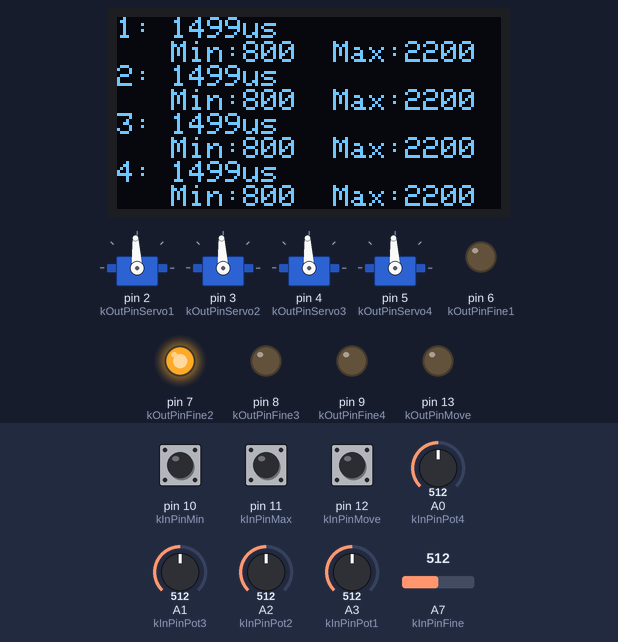
Simulated run of this sketch. Board: Arduino Nano, built with avr-gcc and run on an emulated ATmega328P. Shown: 128×64 one-colour display, 4 × servo, output pins drawn as LEDs (lit = HIGH). Inputs (shaded band) come from the test bench; at power-on: pin 12 (kInPinMove) HIGH, pin 11 (kInPinMax) HIGH, pin 10 (kInPinMin) HIGH, A0 (kInPinPot4) = 512, A1 (kInPinPot3) = 512, A2 (kInPinPot2) = 512, A3 (kInPinPot1) = 512, A7 (kInPinFine) = 512. The display library's start-up logo is not drawn.

Above: at 3.2 s.
3.3 s: pin 12 (kInPinMove) pulled LOW for 0.15 s
At 4.2 s:
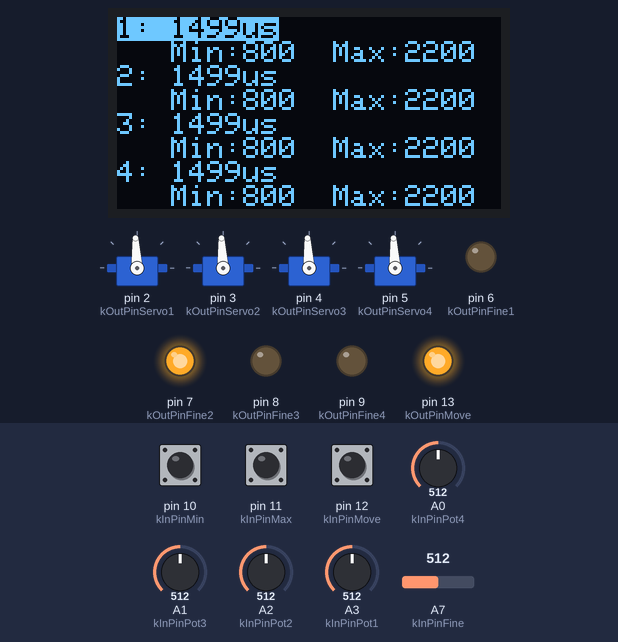
5.0 s: pin 11 (kInPinMax) pulled LOW for 0.15 s
At 5.45 s:
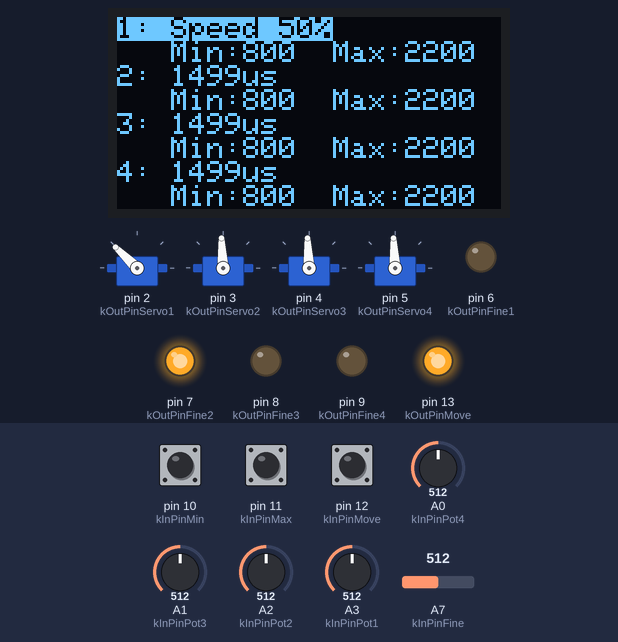
5.7 s: pin 10 (kInPinMin) pulled LOW for 0.15 s
At 6.35 s:
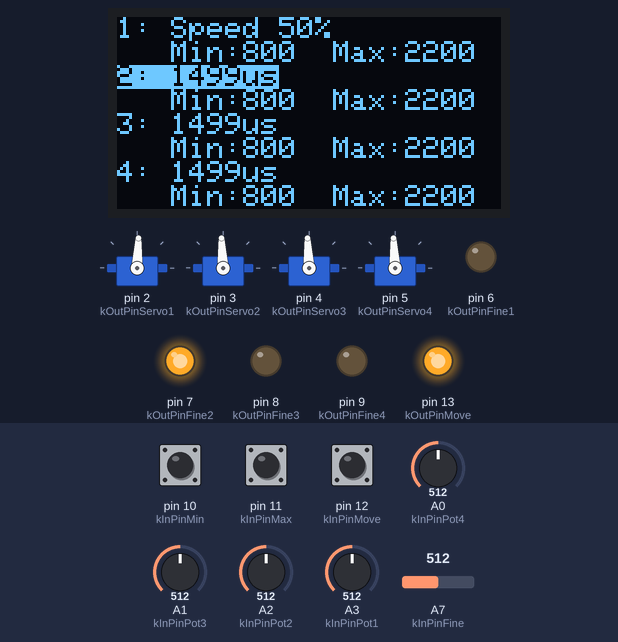
6.4 s: pin 11 (kInPinMax) pulled LOW for 1 s
At 6.95 s:
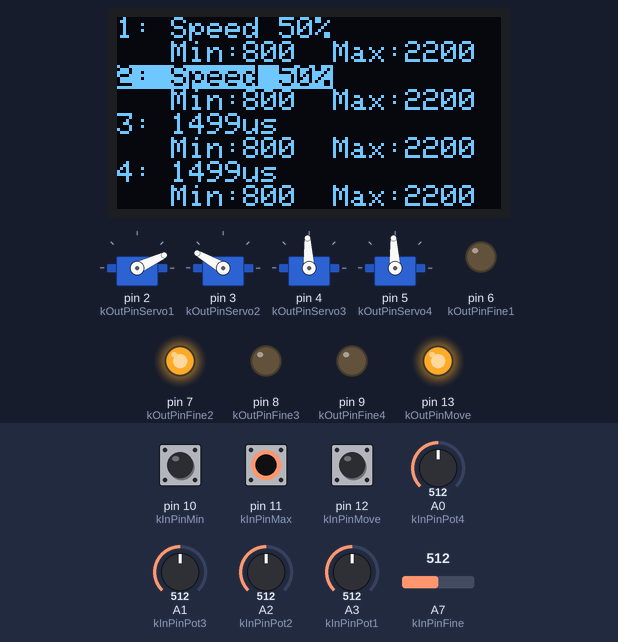
8.0 s: A0 (kInPinPot4) set to 390
At 8.44 s:
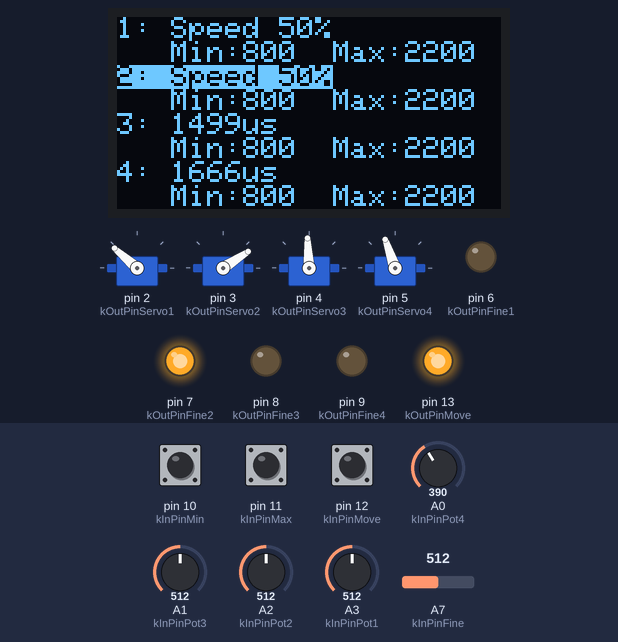
10.3 s: A1 (kInPinPot3) set to 390
At 10.53 s:
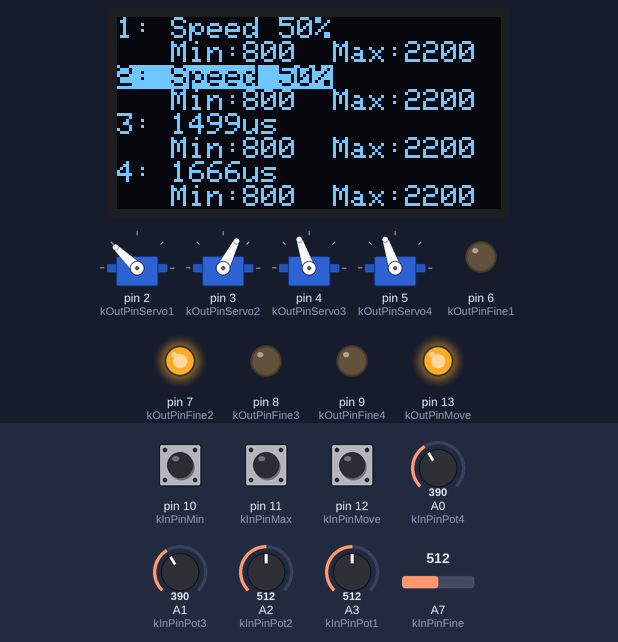
Timing chart, 0 to 15.7 s (numbered marks = the images above; inputs shaded):
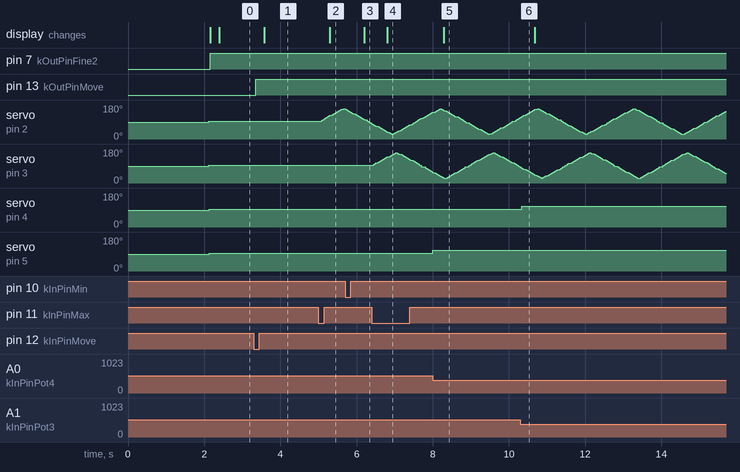

The sketch:

CP0128.ino
```cpp
// (licence header left out)
//____________________________________________________________________________________________________________
// Includes __________________________________________________________________________________

#include <Servo.h>

#include <Adafruit_GFX.h>
#include <Adafruit_SSD1306.h>
#include <Wire.h>


// CP0128 is base on C.A.T.H task supervisor see https://github.com/Phildem/Cath
//____________________________________________________________________________________________________________
// Start of Cath definition__________________________________________________________________________________

#define kMaxCathTask    6         // Max Number of task instances. MUST BE >= to tasks instancied

#define __CathOpt_SmallCounter__  // Comment this line to allow 32 bit delay. If not, max period is 65536 ms

#ifdef __CathOpt_SmallCounter__
typedef uint16_t CathCnt;
#else
typedef uint32_t CathCnt;
#endif


class Cath{

  public:

// Derived class MUST implement these 2 methods
  virtual void          SetUp() =0;                 // Called at setup
  virtual void          Loop()  =0;                 // Called periodically

  CathCnt               m_CurCounter;               // Curent number of ms before next Loop call
  CathCnt               m_LoopDelay;                // Default period of Loop call (in ms)

  static uint8_t        S_NbTask;                   // Actual number of task instances
  static Cath*          S_CathTasks[kMaxCathTask];  // Array of task object pointers
  static uint8_t        S_LastMilli;                // Used to call every ms (a byte is enought to detect change)

  //..............................................................
  // Must be called in task constructors to register in the task list
  // WARNING : think to set kMaxCathTask as needed
  // Task   : Pointer to the derivated task to register
  // Period : Loop call Period (in ms). WARNING do not pass 0!
  // Offset : Delay of the first call in ms (1 def). WARNING do not pass 0!
  static void S_Register(Cath* Task,CathCnt Period,CathCnt Offset=1){
    Task->m_LoopDelay=Period;
    Task->m_CurCounter= Offset;
    Cath::S_CathTasks[Cath::S_NbTask++]=Task;
  }

  //..............................................................
  // Must be called once in Arduino setup to call all the task setups
  static void S_SetUp(){
    for(int T=0;T<S_NbTask;T++)
      Cath::S_CathTasks[T]->SetUp();
  }

   //..............................................................
  // Must be called once in Arduino Loop to call all the task loop if needed
  static void S_Loop(){
    uint8_t CurMilli=millis();
    if (CurMilli!=S_LastMilli) {
      S_LastMilli=CurMilli;
      for(int T=0;T<S_NbTask;T++)
        if ( Cath::S_CathTasks[T]->m_CurCounter--==0) {
          Cath::S_CathTasks[T]->m_CurCounter=Cath::S_CathTasks[T]->m_LoopDelay;
          Cath::S_CathTasks[T]->Loop();
        }
     }
  }

};

//Cath static variables definitions
//(Note set to 0 for code clarity but done by default anyway because they are static)
uint8_t       Cath::S_NbTask=0;
Cath*         Cath::S_CathTasks[kMaxCathTask];
uint8_t       Cath::S_LastMilli=0;

// End of Cath definition ___________________________________________________________________________________
//___________________________________________________________________________________________________________


//****************************************************************************************************************
// I/O Abstraction
#define kOutPinServo1     2       // Servo PWM output pins
#define kOutPinServo2     3
#define kOutPinServo3     4
#define kOutPinServo4     5

#define kOutPinFine1      6       // Fine leds output pins lite HIGH
#define kOutPinFine2      7
#define kOutPinFine3      8
#define kOutPinFine4      9

#define kOutPinMove       13      // Move mode led lite HIGH (LED_BUILTIN on nano)

#define kOutPinDisSCL     A5      // Oled Display cnx
#define kOutPinDisSDA     A4

#define kInPinMin         10     // Switches Activ low
#define kInPinMax         11
#define kInPinMove        12

#define kInPinPot1        A3     // Servo potentiometers ANALOG
#define kInPinPot2        A2
#define kInPinPot3        A1
#define kInPinPot4        A0

#define kInPinFine        A7     // Fine Switch resistor chain ANALOG


//****************************************************************************************************************
// Misc Constants

// Global ---------------------------
#define kTaskShift          10      // Task phase shifter

// Servo ---------------------------
#define kServoTaskPeriod    20      // servo task period in ms

#define kServoMin           400L    // Minimum possible min Servo pulse duration in µs
#define kServoMax           2600L   // Maximum possible min Servo pulse duration in µs
#define kServoDefMin        800L    // Default min Servo pulse duration in µs
#define kServoDefMax        2200L   // Default max Servo pulse duration in µs

#define kServoFineMin       -1000L  // Fine adjust limits In a 10000 range
#define kServoFineMax       1000L

#define kServoSpeedRate     25L     // Speed rate set between 5 and 100 vs wanted speed (Lower is faster)

#define OptRevDir                   // if defined pulse grow when pot turn ccw (To be coherent with servo dir)
                                    // Comment to grow cw


// Display ---------------------------
#define kDisplayTaskPeriod  250      // Display task period in ms

#define SCREEN_WIDTH        128     // OLED display width, in pixels
#define SCREEN_HEIGHT       64      // OLED display height, in pixels
#define OLED_RESET          -1      // Reset pin # (or -1 if sharing Arduino reset pin) NOT USED!!!
#define SCREEN_ADDRESS      0x3C    //< See datasheet for Address; 0x3D for 128x64, 0x3C for 128x32

// IO ---------------------------
#define kIoTaskPeriod       50      // IO task period in ms

//****************************************************************************************************************
// Globals

Adafruit_SSD1306 gDisplay(SCREEN_WIDTH, SCREEN_HEIGHT, &Wire, OLED_RESET);    // Global Display

uint8_t           gMinEdit    = 0;      // Current min edit 1->4 (o if not)
uint8_t           gMaxEdit    = 0;      // Current min edit 1->4 (o if not)
bool              gMinMaxEdit =false;   // True if min/max edit mode set.

uint8_t           gFineSelect = 0;      // Current fine toggle (must be acknoledged by reset) (o if not)

uint8_t           gMoveEdit   = 0;      // Current move edit 1->4 (o if not)

//Tasks___________________________________________________________________________________________________________


//ServoCtl ..........................................................................................
class ServoCtl: public Cath{

  public:

  //..............................................................
  ServoCtl(uint8_t Id,uint8_t PotPin,int8_t ServoPin,uint8_t LedFinePin) {

    m_Id=Id;
    m_PotPin=PotPin;
    m_ServoPin=ServoPin;
    m_LedFinePin=LedFinePin;

    m_Pos=1500;
    m_Min=kServoDefMin;
    m_Max=kServoDefMax;

    m_isFine=false;

    m_Speed=-1L;
    m_MoveDown=false;

    Cath::S_Register(this,kServoTaskPeriod,kTaskShift*Cath::S_NbTask);
  }

  //..............................................................
  void SetUp() {

    pinMode(m_LedFinePin,OUTPUT);
    digitalWrite(m_LedFinePin,m_isFine);

    m_Servo.attach(m_ServoPin);     // Init Servo
  }

  //..............................................................
  void Loop() {

    long Fine;

    if (m_Speed>=0) {   // ** Auto Move mode *******************


      m_Speed=map(analogRead(m_PotPin),0,1023,0,100);   // Get speed %

      long Inc=map(m_Speed,0,100,0,(m_Max-m_Min)/kServoSpeedRate);    // Calc lopp inc in µs

      if (m_MoveDown) {
        m_Pos-=Inc;
        if (m_Pos<m_Min) {      // Lower than Min, limit and invert direction
          m_Pos=m_Min;
          m_MoveDown=false;
        }
      }
      else {
        m_Pos+=Inc;
        if (m_Pos>m_Max) {      // Greater than Max, limit and invert direction
          m_Pos=m_Max;
          m_MoveDown=true;
        }
      }

    }
    else {            // ** Normal mode ***********************

      if (m_isFine)
        Fine=analogRead(m_PotPin);
      else
      {
        m_Coarse=analogRead(m_PotPin);
        Fine=512;
      }

      #ifdef OptRevDir
        Fine=map(Fine,0L,1023L,kServoFineMax,kServoFineMin);
        long Coarse=map(m_Coarse,0L,1023L,10000L,0L)+Fine;
      #else
        Fine=map(Fine,0L,1023L,kServoFineMin,kServoFineMax);
        long Coarse=map(m_Coarse,0L,1023L,0L,10000L)+Fine;
      #endif

      if (gMinMaxEdit && (gMinEdit==m_Id || gMaxEdit==m_Id))
        m_Pos=map(Coarse,0L,10000L,kServoMin,kServoMax);
      else
        m_Pos=map(Coarse,0L,10000L,m_Min,m_Max);
    }

    m_Servo.writeMicroseconds(m_Pos);   // Set servo position

    // Handle fine mode
    if (gFineSelect==m_Id) {
      gFineSelect=0;
      m_isFine=!m_isFine;
      digitalWrite(m_LedFinePin,m_isFine);  // Lit Fine led as needed
    }

  }

  //..............................................................
  void SetMin()
  {
    m_Min=m_Pos;
    if (m_Max<m_Min)
      m_Max=m_Min;
    m_isFine=false;
    digitalWrite(m_LedFinePin,m_isFine);
  }

  //..............................................................
  void SetMax()
  {
    m_Max=m_Pos;
    if (m_Min>m_Max)
      m_Min=m_Max;
    m_isFine=false;
    digitalWrite(m_LedFinePin,m_isFine);
  }

    //..............................................................
  void ToggleSpeed()
  {
    if (m_Speed<0)
      m_Speed=1; // Temp value will be overide by pot
    else
      m_Speed=-1;
  }

  uint8_t     m_Id;           // Servo Id
  uint8_t     m_PotPin;       // Analog input of potentometer
  uint8_t     m_ServoPin;     // Digital output of Fine Led
  uint8_t     m_LedFinePin;   // Digital output of Fine Led
  Servo       m_Servo;        // Servo Object

  long        m_Coarse;       // Pot value in Coarse mode

  long        m_Pos;          // Pos in µs
  long        m_Min;          // Min in µs
  long        m_Max;          // Max in µs

  bool        m_isFine;       // True if fine mode

  long        m_Speed;       // Speed % (-1 if not)
  bool        m_MoveDown;    // True if move down
};

//Display ..........................................................................................
class DisplayCtl: public Cath{

  public:

  //..............................................................
  DisplayCtl() {

    Cath::S_Register(this,kDisplayTaskPeriod,kTaskShift*Cath::S_NbTask);
  }

  //..............................................................
  void SetUp() {
    pinMode(LED_BUILTIN, OUTPUT);  // Built in led is an indicator

    // Display Init
    if(!gDisplay.begin(SSD1306_SWITCHCAPVCC, SCREEN_ADDRESS)) {
      for(;;){                            // Init Error indicator
        digitalWrite(LED_BUILTIN, HIGH);
        delay(250);
        digitalWrite(LED_BUILTIN, LOW);
        delay(250);
        digitalWrite(LED_BUILTIN, HIGH);
        delay(250);
        digitalWrite(LED_BUILTIN, LOW);
        delay(2000);
        }
      }

    // Test display
    gDisplay.display();          // Display SplashScreen
    delay(2000);                // Pause for 2 seconds
    gDisplay.clearDisplay();     // Clear the buffer
  }

  //..............................................................
  void Loop(){
    // Clear the buffer
    gDisplay.clearDisplay();

    gDisplay.setTextSize(1);                 // Normal 1:1 pixel scale
    gDisplay.setTextColor(SSD1306_WHITE);    // Draw white text
    gDisplay.setCursor(0,0);                 // Start at top-left corner

    for (int D=1;D<=4;D++){

      ServoCtl* SERVO =  (ServoCtl*)Cath::S_CathTasks[D];

      if (D==gMoveEdit) {
        gDisplay.setTextColor(BLACK, WHITE);
      }

      gDisplay.print(D);
      if (SERVO->m_Speed>=0) {
        gDisplay.print(F(": Speed "));
        gDisplay.print(SERVO->m_Speed);
        gDisplay.println(F("%"));
      }
      else {
        gDisplay.print(F(": "));
        gDisplay.print(SERVO->m_Pos);
        gDisplay.println(F("us"));
      }

      gDisplay.setTextColor(WHITE);

      gDisplay.print(F("   "));
      if (D==gMinEdit){
        gDisplay.setTextColor(BLACK, WHITE);
      }
      gDisplay.print(F("Min:"));
      gDisplay.setTextColor(WHITE);

      gDisplay.print(SERVO->m_Min);

      gDisplay.print(F("  "));
      if (D==gMaxEdit){
        gDisplay.setTextColor(BLACK, WHITE);
      }
      gDisplay.print(F("Max:"));
      gDisplay.setTextColor(WHITE);

      gDisplay.println(SERVO->m_Max);
    }

    gDisplay.display();
  }


};


//IoCtl ..........................................................................................
class IoCtl: public Cath {

  public:

  //..............................................................
  IoCtl() {

    Cath::S_Register(this,kIoTaskPeriod,kTaskShift*Cath::S_NbTask);
  }
  //..............................................................
  void SetUp() {
    pinMode(kOutPinMove,OUTPUT);

    pinMode(kInPinMin,INPUT_PULLUP);
    pinMode(kInPinMax,INPUT_PULLUP);
    pinMode(kInPinMove,INPUT_PULLUP);

    m_LastMin=true;
    m_LastMax=true;
    m_LastMove=true;
  }

  //..............................................................
  void Loop(){

    // Handle Min/MoveSel Bt
    if (digitalRead(kInPinMin)!=m_LastMin){
      m_LastMin=!m_LastMin;
      if (!m_LastMin) { // count on push down only

        if (gMoveEdit==0) {        // Normal mode
          gMinMaxEdit=false;
          gMaxEdit=0;
          gMinEdit++;
          if (gMinEdit>4)
            gMinEdit=0;
        }
        else {                    // Move mode select
          gMoveEdit++;
          if (gMoveEdit>4)
            gMoveEdit=1;
        }

      }
    }

    // Handle Max/MoveToggle Bt
    if (digitalRead(kInPinMax)!=m_LastMax) {
      m_LastMax=!m_LastMax;
      if (!m_LastMax) { // count on push down only

        if (gMoveEdit==0){
          gMinMaxEdit=false;
          gMinEdit=0;
          gMaxEdit++;
          if (gMaxEdit>4)
            gMaxEdit=0;
        }
        else {
          ((ServoCtl*)(Cath::S_CathTasks[gMoveEdit]))->ToggleSpeed();
        }

      }
    }

    // Handle Move Bt
    if (digitalRead(kInPinMove)!=m_LastMove){
      m_LastMove=!m_LastMove;
      if (!m_LastMove) { // count on push down only
        if (gMinEdit>0 || gMaxEdit>0) {

          if (gMinMaxEdit) {
            if (gMinEdit) {
              ((ServoCtl*)(Cath::S_CathTasks[gMinEdit]))->SetMin();
              gMinEdit=0;
            }
            else if (gMaxEdit>0) {
              ((ServoCtl*)(Cath::S_CathTasks[gMaxEdit]))->SetMax();
              gMaxEdit=0;
            }
            gMinMaxEdit=false;
          }
          else
            gMinMaxEdit=true;
        }
        else {    // Toggle move mode
          if (gMoveEdit==0)
            gMoveEdit=1;
          else
          {
            gMoveEdit=0;
            for (int S=1;S<=4;S++)
              ((ServoCtl*)(Cath::S_CathTasks[S]))->m_Speed=-1L;
          }
        }
      }
    }

    // Move blink
    if (gMinMaxEdit)
      digitalWrite(kOutPinMove,!digitalRead(kOutPinMove));
    else
      digitalWrite(kOutPinMove,gMoveEdit!=0);


    // Handle fine
    uint8_t FineBt=map(analogRead(kInPinFine),0,1000,0,5);    // Transform analog to button push

    if (FineBt!=m_LastFine) {
      if (FineBt>m_LastFine)
          gFineSelect=FineBt;
      m_LastFine=FineBt;
    }

  }


  bool        m_LastMin;    // Last known value of Min bt
  bool        m_LastMax;    // Last known value of Max bt
  bool        m_LastMove;   // Last known value of Move bt

  uint8_t     m_LastFine;   // Last known value of Fine bt

};

//****************************************************************************************************************
// Global tasks instanciation
// **** WARNING TASK ORDER MUST BE RESPECTED ****

// 1 instance of DisplayCtl to control Oled display
DisplayCtl  gDisplayCtl;

// 4 Instances of the ServoCtl task to control Oled servo
ServoCtl    gServoCtl1(1,kInPinPot1,kOutPinServo1,kOutPinFine1);
ServoCtl    gServoCtl2(2,kInPinPot2,kOutPinServo2,kOutPinFine2);
ServoCtl    gServoCtl3(3,kInPinPot3,kOutPinServo3,kOutPinFine3);
ServoCtl    gServoCtl4(4,kInPinPot4,kOutPinServo4,kOutPinFine4);

// 1 instance of ioctl to control IO
IoCtl       gIoCtl;

//-----------------------------------------------------------------------------------------------------------------
void setup() {
  Cath::S_SetUp();    // Just ask Cath to call the task's setup
}

//-----------------------------------------------------------------------------------------------------------------
void loop() {
  Cath::S_Loop();    // Just ask Cath to call the task's loop
}
```

Measured:
- after the input at 3.3 s, pin 13 (kOutPinMove): LOW → HIGH after 0.05 s; the display: changes after 0.28 s (image 1)
- after the input at 5.0 s, servo on pin 2 (kOutPinServo1): moves from 93° to 161° over 0.64 s, starting at once; the display: changes after 0.30 s (image 2)
- after the input at 5.7 s, the display: changes after 0.50 s (image 3)
- after the input at 6.4 s, servo on pin 3 (kOutPinServo2): rises from 93° to 161° in 0.60 s, then falls to 57° in 0.96 s; the display: changes after 0.41 s (image 4)
- after the input at 8.0 s, servo on pin 5 (kOutPinServo4): 93° → 109° at once; the display: changes after 0.29 s (image 5)
- after the input at 10.3 s, servo on pin 4 (kOutPinServo3): 93° → 109° at once
